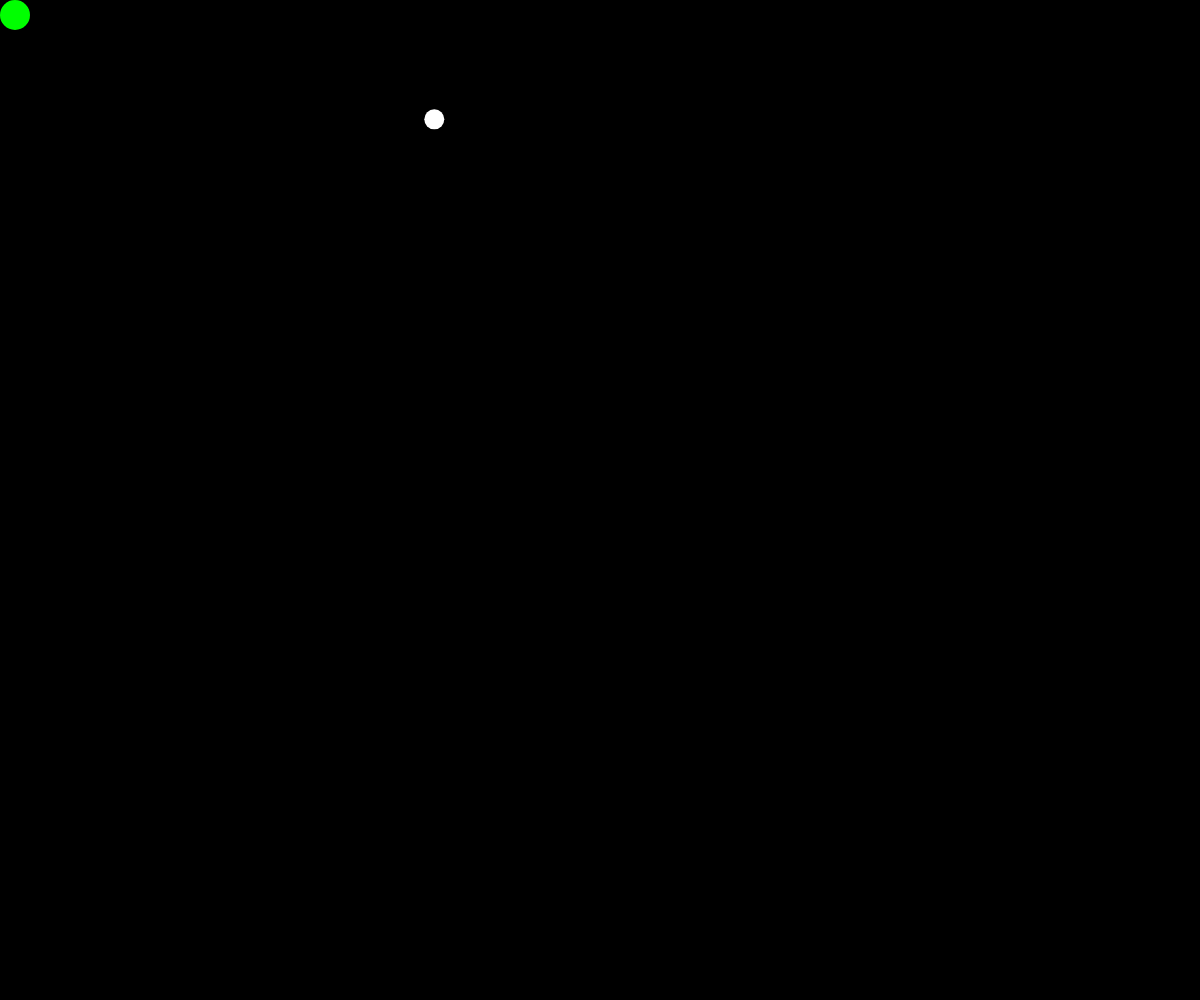
Frame 1 (no input)
Frame 60 (no input): identical to frame 1, image omitted
Frame 120 (the mouse pressed at the canvas centre since frame 60): identical to frame 1, image omitted

The p5.js sketch that drew this single still picture (run headless with seeded random() and noise() and a simulated clock; from frame 60 on, the mouse is pressed at the canvas centre):

// p5.js sketch
// ── sketch.js
let bt = 30;
let bx = bt/2;
let by = bt/2;
let bm = 5;

let ct = 20;
let cx;
let cy;
let cm = 5;

let keyActive = [false, false, false, false];

function setup() {
  cx = random(ct, windowWidth/2);
  cy = random(ct, windowHeight/2);
  createCanvas(windowWidth, windowHeight);
  noStroke();
}

function draw() {
  background(0);
  
  fill(255);
  ellipse(cx, cy, ct);
  
  fill(0, 255, 0);
  ellipse(bx, by, bt);
  
  if (dist(cx, cy, bx, by)<bt/2) {
    cx = random(bt/2, windowWidth-bt/2);
    cy = random(bt/2, windowHeight-bt/2);
    bt++;
  }
  
  //UP_ARROW
  if (keyActive[0]) {
    if (by>bt/2) {by+=-bm;}
  }
  
  
  //DOWN_ARROW
  if (keyActive[1]) {
    if (by<windowHeight-bt/2){by+=bm;}
  }
  
  
  //LEFT_ARROW
  if (keyActive[2]) {
    if (bx>bt/2) {bx+=-bm;}
  }
  
  
  //RIGHT_ARROW
  if (keyActive[3]) {
    if (bx<windowWidth-bt/2){bx+=bm;}
  }
}

function keyPressed(){
  switch(keyCode){
    case UP_ARROW:
      keyActive[0] = true;
      break;
    case DOWN_ARROW:
      keyActive[1] = true;
      break;
    case LEFT_ARROW:
      keyActive[2] = true;
      break;
    case RIGHT_ARROW:
      keyActive[3] = true;
      break;
    default:
      break;
  }
}

function keyReleased(){
  switch(keyCode){
    case UP_ARROW:
      keyActive[0] = false;
      break;
    case DOWN_ARROW:
      keyActive[1] = false;
      break;
    case LEFT_ARROW:
      keyActive[2] = false;
      break;
    case RIGHT_ARROW:
      keyActive[3] = false;
      break;
    default:
      break;
  }
}
